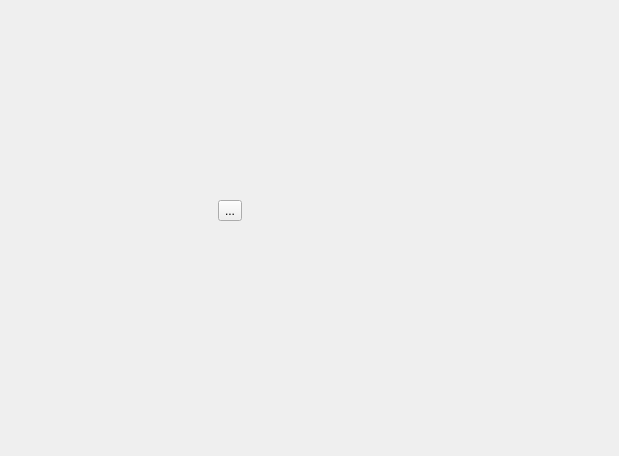
<?xml version="1.0" encoding="UTF-8"?>
<ui version="4.0">
 <class>Dialog</class>
 <widget class="QDialog" name="Dialog">
  <property name="geometry">
   <rect>
    <x>0</x>
    <y>0</y>
    <width>619</width>
    <height>456</height>
   </rect>
  </property>
  <property name="windowTitle">
   <string>Dialog</string>
  </property>
  <widget class="QWidget" name="gridLayoutWidget">
   <property name="geometry">
    <rect>
     <x>150</x>
     <y>80</y>
     <width>160</width>
     <height>261</height>
    </rect>
   </property>
   <layout class="QGridLayout" name="gridLayout">
    <item row="0" column="0">
     <widget class="QToolButton" name="toolButton">
      <property name="text">
       <string>...</string>
      </property>
     </widget>
    </item>
    <item row="0" column="1">
     <layout class="QGridLayout" name="gridLayout_2"/>
    </item>
   </layout>
  </widget>
 </widget>
 <resources/>
 <connections/>
</ui>
